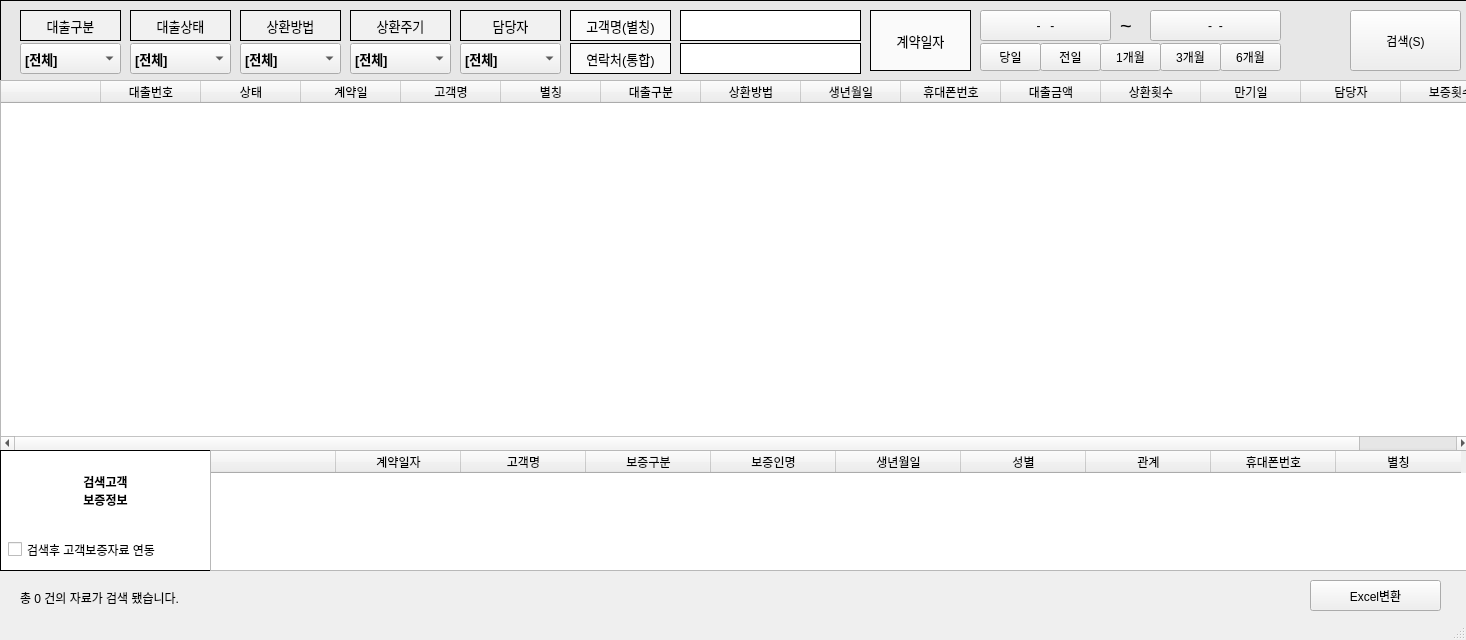
<?xml version="1.0" encoding="UTF-8"?>
<ui version="4.0">
 <class>mainWindow</class>
 <widget class="QMainWindow" name="mainWindow">
  <property name="geometry">
   <rect>
    <x>0</x>
    <y>0</y>
    <width>1466</width>
    <height>640</height>
   </rect>
  </property>
  <property name="windowTitle">
   <string>고객대출관리</string>
  </property>
  <widget class="QWidget" name="centralwidget">
   <widget class="QLabel" name="label">
    <property name="geometry">
     <rect>
      <x>20</x>
      <y>10</y>
      <width>101</width>
      <height>31</height>
     </rect>
    </property>
    <property name="font">
     <font>
      <pointsize>10</pointsize>
     </font>
    </property>
    <property name="styleSheet">
     <string notr="true">background-color:rgb(241, 241, 241)</string>
    </property>
    <property name="frameShape">
     <enum>QFrame::Box</enum>
    </property>
    <property name="text">
     <string>대출구분</string>
    </property>
    <property name="alignment">
     <set>Qt::AlignCenter</set>
    </property>
   </widget>
   <widget class="QLabel" name="label_3">
    <property name="geometry">
     <rect>
      <x>0</x>
      <y>0</y>
      <width>1621</width>
      <height>101</height>
     </rect>
    </property>
    <property name="styleSheet">
     <string notr="true">background-color:rgb(231, 231, 231)</string>
    </property>
    <property name="frameShape">
     <enum>QFrame::Box</enum>
    </property>
    <property name="text">
     <string/>
    </property>
   </widget>
   <widget class="QComboBox" name="comboBox">
    <property name="geometry">
     <rect>
      <x>20</x>
      <y>43</y>
      <width>101</width>
      <height>31</height>
     </rect>
    </property>
    <property name="font">
     <font>
      <pointsize>10</pointsize>
      <weight>75</weight>
      <bold>true</bold>
     </font>
    </property>
    <item>
     <property name="text">
      <string>[전체]</string>
     </property>
    </item>
    <item>
     <property name="text">
      <string>신용</string>
     </property>
    </item>
    <item>
     <property name="text">
      <string>담보(부동산)</string>
     </property>
    </item>
    <item>
     <property name="text">
      <string>담보(보증금)</string>
     </property>
    </item>
   </widget>
   <widget class="QLabel" name="label_5">
    <property name="geometry">
     <rect>
      <x>570</x>
      <y>10</y>
      <width>101</width>
      <height>31</height>
     </rect>
    </property>
    <property name="font">
     <font>
      <pointsize>10</pointsize>
     </font>
    </property>
    <property name="styleSheet">
     <string notr="true">background-color:rgb(250, 250, 250)</string>
    </property>
    <property name="frameShape">
     <enum>QFrame::Box</enum>
    </property>
    <property name="text">
     <string>고객명(별칭)</string>
    </property>
    <property name="alignment">
     <set>Qt::AlignCenter</set>
    </property>
   </widget>
   <widget class="QLabel" name="label_6">
    <property name="geometry">
     <rect>
      <x>680</x>
      <y>10</y>
      <width>181</width>
      <height>31</height>
     </rect>
    </property>
    <property name="styleSheet">
     <string notr="true">background-color:rgb(255, 255, 255)
</string>
    </property>
    <property name="frameShape">
     <enum>QFrame::Box</enum>
    </property>
    <property name="text">
     <string/>
    </property>
   </widget>
   <widget class="QLabel" name="label_12">
    <property name="geometry">
     <rect>
      <x>0</x>
      <y>80</y>
      <width>1621</width>
      <height>441</height>
     </rect>
    </property>
    <property name="styleSheet">
     <string notr="true">background-color:rgb(231, 231, 231)</string>
    </property>
    <property name="frameShape">
     <enum>QFrame::Box</enum>
    </property>
    <property name="text">
     <string/>
    </property>
   </widget>
   <widget class="QLabel" name="label_21">
    <property name="geometry">
     <rect>
      <x>0</x>
      <y>450</y>
      <width>1621</width>
      <height>121</height>
     </rect>
    </property>
    <property name="styleSheet">
     <string notr="true">background-color:#ffffff</string>
    </property>
    <property name="frameShape">
     <enum>QFrame::Box</enum>
    </property>
    <property name="text">
     <string/>
    </property>
   </widget>
   <widget class="QTableWidget" name="tableWidget">
    <property name="geometry">
     <rect>
      <x>0</x>
      <y>80</y>
      <width>1471</width>
      <height>371</height>
     </rect>
    </property>
    <property name="minimumSize">
     <size>
      <width>1251</width>
      <height>0</height>
     </size>
    </property>
    <attribute name="horizontalHeaderVisible">
     <bool>true</bool>
    </attribute>
    <attribute name="horizontalHeaderCascadingSectionResizes">
     <bool>false</bool>
    </attribute>
    <attribute name="horizontalHeaderDefaultSectionSize">
     <number>100</number>
    </attribute>
    <attribute name="horizontalHeaderHighlightSections">
     <bool>false</bool>
    </attribute>
    <column>
     <property name="text">
      <string/>
     </property>
    </column>
    <column>
     <property name="text">
      <string>대출번호</string>
     </property>
    </column>
    <column>
     <property name="text">
      <string>상태</string>
     </property>
    </column>
    <column>
     <property name="text">
      <string>계약일</string>
     </property>
    </column>
    <column>
     <property name="text">
      <string>고객명</string>
     </property>
    </column>
    <column>
     <property name="text">
      <string>별칭</string>
     </property>
    </column>
    <column>
     <property name="text">
      <string>대출구분</string>
     </property>
    </column>
    <column>
     <property name="text">
      <string>상환방법</string>
     </property>
    </column>
    <column>
     <property name="text">
      <string>생년월일</string>
     </property>
    </column>
    <column>
     <property name="text">
      <string>휴대폰번호</string>
     </property>
    </column>
    <column>
     <property name="text">
      <string>대출금액</string>
     </property>
    </column>
    <column>
     <property name="text">
      <string>상환횟수</string>
     </property>
    </column>
    <column>
     <property name="text">
      <string>만기일</string>
     </property>
    </column>
    <column>
     <property name="text">
      <string>담당자</string>
     </property>
    </column>
    <column>
     <property name="text">
      <string>보증횟수</string>
     </property>
    </column>
   </widget>
   <widget class="QPushButton" name="pushButton_2">
    <property name="geometry">
     <rect>
      <x>1350</x>
      <y>10</y>
      <width>111</width>
      <height>61</height>
     </rect>
    </property>
    <property name="text">
     <string>검색(S)</string>
    </property>
   </widget>
   <widget class="QTableWidget" name="tableWidget_2">
    <property name="geometry">
     <rect>
      <x>210</x>
      <y>450</y>
      <width>1261</width>
      <height>121</height>
     </rect>
    </property>
    <property name="minimumSize">
     <size>
      <width>1251</width>
      <height>0</height>
     </size>
    </property>
    <attribute name="horizontalHeaderVisible">
     <bool>true</bool>
    </attribute>
    <attribute name="horizontalHeaderCascadingSectionResizes">
     <bool>false</bool>
    </attribute>
    <attribute name="horizontalHeaderDefaultSectionSize">
     <number>125</number>
    </attribute>
    <column>
     <property name="text">
      <string/>
     </property>
    </column>
    <column>
     <property name="text">
      <string>계약일자</string>
     </property>
    </column>
    <column>
     <property name="text">
      <string>고객명</string>
     </property>
    </column>
    <column>
     <property name="text">
      <string>보증구분</string>
     </property>
    </column>
    <column>
     <property name="text">
      <string>보증인명</string>
     </property>
    </column>
    <column>
     <property name="text">
      <string>생년월일</string>
     </property>
    </column>
    <column>
     <property name="text">
      <string>성별</string>
     </property>
    </column>
    <column>
     <property name="text">
      <string>관계</string>
     </property>
    </column>
    <column>
     <property name="text">
      <string>휴대폰번호</string>
     </property>
    </column>
    <column>
     <property name="text">
      <string>별칭</string>
     </property>
    </column>
   </widget>
   <widget class="QLabel" name="label_4">
    <property name="geometry">
     <rect>
      <x>0</x>
      <y>470</y>
      <width>211</width>
      <height>41</height>
     </rect>
    </property>
    <property name="font">
     <font>
      <weight>75</weight>
      <bold>true</bold>
     </font>
    </property>
    <property name="text">
     <string>검색고객
보증정보</string>
    </property>
    <property name="alignment">
     <set>Qt::AlignCenter</set>
    </property>
   </widget>
   <widget class="QCheckBox" name="checkBox">
    <property name="geometry">
     <rect>
      <x>8</x>
      <y>540</y>
      <width>201</width>
      <height>19</height>
     </rect>
    </property>
    <property name="text">
     <string>검색후 고객보증자료 연동</string>
    </property>
   </widget>
   <widget class="QLabel" name="label_11">
    <property name="geometry">
     <rect>
      <x>130</x>
      <y>10</y>
      <width>101</width>
      <height>31</height>
     </rect>
    </property>
    <property name="font">
     <font>
      <pointsize>10</pointsize>
     </font>
    </property>
    <property name="styleSheet">
     <string notr="true">background-color:rgb(241, 241, 241)</string>
    </property>
    <property name="frameShape">
     <enum>QFrame::Box</enum>
    </property>
    <property name="text">
     <string>대출상태</string>
    </property>
    <property name="alignment">
     <set>Qt::AlignCenter</set>
    </property>
   </widget>
   <widget class="QLabel" name="label_13">
    <property name="geometry">
     <rect>
      <x>240</x>
      <y>10</y>
      <width>101</width>
      <height>31</height>
     </rect>
    </property>
    <property name="font">
     <font>
      <pointsize>10</pointsize>
     </font>
    </property>
    <property name="styleSheet">
     <string notr="true">background-color:rgb(241, 241, 241)</string>
    </property>
    <property name="frameShape">
     <enum>QFrame::Box</enum>
    </property>
    <property name="text">
     <string>상환방법</string>
    </property>
    <property name="alignment">
     <set>Qt::AlignCenter</set>
    </property>
   </widget>
   <widget class="QLabel" name="label_14">
    <property name="geometry">
     <rect>
      <x>350</x>
      <y>10</y>
      <width>101</width>
      <height>31</height>
     </rect>
    </property>
    <property name="font">
     <font>
      <pointsize>10</pointsize>
     </font>
    </property>
    <property name="styleSheet">
     <string notr="true">background-color:rgb(241, 241, 241)</string>
    </property>
    <property name="frameShape">
     <enum>QFrame::Box</enum>
    </property>
    <property name="text">
     <string>상환주기</string>
    </property>
    <property name="alignment">
     <set>Qt::AlignCenter</set>
    </property>
   </widget>
   <widget class="QLabel" name="label_15">
    <property name="geometry">
     <rect>
      <x>460</x>
      <y>10</y>
      <width>101</width>
      <height>31</height>
     </rect>
    </property>
    <property name="font">
     <font>
      <pointsize>10</pointsize>
     </font>
    </property>
    <property name="styleSheet">
     <string notr="true">background-color:rgb(241, 241, 241)</string>
    </property>
    <property name="frameShape">
     <enum>QFrame::Box</enum>
    </property>
    <property name="text">
     <string>담당자</string>
    </property>
    <property name="alignment">
     <set>Qt::AlignCenter</set>
    </property>
   </widget>
   <widget class="QComboBox" name="comboBox_2">
    <property name="geometry">
     <rect>
      <x>130</x>
      <y>43</y>
      <width>101</width>
      <height>31</height>
     </rect>
    </property>
    <property name="font">
     <font>
      <pointsize>10</pointsize>
      <weight>75</weight>
      <bold>true</bold>
     </font>
    </property>
    <item>
     <property name="text">
      <string>[전체]</string>
     </property>
    </item>
    <item>
     <property name="text">
      <string>진행</string>
     </property>
    </item>
    <item>
     <property name="text">
      <string>취소</string>
     </property>
    </item>
    <item>
     <property name="text">
      <string>중지</string>
     </property>
    </item>
    <item>
     <property name="text">
      <string>완료</string>
     </property>
    </item>
   </widget>
   <widget class="QComboBox" name="comboBox_3">
    <property name="geometry">
     <rect>
      <x>240</x>
      <y>43</y>
      <width>101</width>
      <height>31</height>
     </rect>
    </property>
    <property name="font">
     <font>
      <pointsize>10</pointsize>
      <weight>75</weight>
      <bold>true</bold>
     </font>
    </property>
    <item>
     <property name="text">
      <string>[전체]</string>
     </property>
    </item>
    <item>
     <property name="text">
      <string>월변</string>
     </property>
    </item>
    <item>
     <property name="text">
      <string>일변</string>
     </property>
    </item>
   </widget>
   <widget class="QComboBox" name="comboBox_4">
    <property name="geometry">
     <rect>
      <x>350</x>
      <y>43</y>
      <width>101</width>
      <height>31</height>
     </rect>
    </property>
    <property name="font">
     <font>
      <pointsize>10</pointsize>
      <weight>75</weight>
      <bold>true</bold>
     </font>
    </property>
    <item>
     <property name="text">
      <string>[전체]</string>
     </property>
    </item>
    <item>
     <property name="text">
      <string>매일상환</string>
     </property>
    </item>
    <item>
     <property name="text">
      <string>매주상환</string>
     </property>
    </item>
    <item>
     <property name="text">
      <string>사용자설정</string>
     </property>
    </item>
   </widget>
   <widget class="QComboBox" name="comboBox_5">
    <property name="geometry">
     <rect>
      <x>460</x>
      <y>43</y>
      <width>101</width>
      <height>31</height>
     </rect>
    </property>
    <property name="font">
     <font>
      <pointsize>10</pointsize>
      <weight>75</weight>
      <bold>true</bold>
     </font>
    </property>
    <item>
     <property name="text">
      <string>[전체]</string>
     </property>
    </item>
    <item>
     <property name="text">
      <string>관리자</string>
     </property>
    </item>
   </widget>
   <widget class="QLabel" name="label_7">
    <property name="geometry">
     <rect>
      <x>570</x>
      <y>43</y>
      <width>101</width>
      <height>31</height>
     </rect>
    </property>
    <property name="font">
     <font>
      <pointsize>10</pointsize>
     </font>
    </property>
    <property name="styleSheet">
     <string notr="true">background-color:rgb(250, 250, 250)</string>
    </property>
    <property name="frameShape">
     <enum>QFrame::Box</enum>
    </property>
    <property name="text">
     <string>연락처(통합)</string>
    </property>
    <property name="alignment">
     <set>Qt::AlignCenter</set>
    </property>
   </widget>
   <widget class="QLabel" name="label_8">
    <property name="geometry">
     <rect>
      <x>680</x>
      <y>43</y>
      <width>181</width>
      <height>31</height>
     </rect>
    </property>
    <property name="styleSheet">
     <string notr="true">background-color:rgb(255, 255, 255)
</string>
    </property>
    <property name="frameShape">
     <enum>QFrame::Box</enum>
    </property>
    <property name="text">
     <string/>
    </property>
   </widget>
   <widget class="QLabel" name="label_9">
    <property name="geometry">
     <rect>
      <x>870</x>
      <y>10</y>
      <width>101</width>
      <height>61</height>
     </rect>
    </property>
    <property name="font">
     <font>
      <pointsize>10</pointsize>
     </font>
    </property>
    <property name="styleSheet">
     <string notr="true">background-color:rgb(250, 250, 250)</string>
    </property>
    <property name="frameShape">
     <enum>QFrame::Box</enum>
    </property>
    <property name="text">
     <string>계약일자</string>
    </property>
    <property name="alignment">
     <set>Qt::AlignCenter</set>
    </property>
   </widget>
   <widget class="QPushButton" name="pushButton">
    <property name="geometry">
     <rect>
      <x>980</x>
      <y>43</y>
      <width>61</width>
      <height>28</height>
     </rect>
    </property>
    <property name="text">
     <string>당일</string>
    </property>
   </widget>
   <widget class="QPushButton" name="pushButton_3">
    <property name="geometry">
     <rect>
      <x>1040</x>
      <y>43</y>
      <width>61</width>
      <height>28</height>
     </rect>
    </property>
    <property name="text">
     <string>전일</string>
    </property>
   </widget>
   <widget class="QPushButton" name="pushButton_4">
    <property name="geometry">
     <rect>
      <x>1100</x>
      <y>43</y>
      <width>61</width>
      <height>28</height>
     </rect>
    </property>
    <property name="text">
     <string>1개월</string>
    </property>
   </widget>
   <widget class="QPushButton" name="pushButton_5">
    <property name="geometry">
     <rect>
      <x>1160</x>
      <y>43</y>
      <width>61</width>
      <height>28</height>
     </rect>
    </property>
    <property name="text">
     <string>3개월</string>
    </property>
   </widget>
   <widget class="QPushButton" name="pushButton_6">
    <property name="geometry">
     <rect>
      <x>1220</x>
      <y>43</y>
      <width>61</width>
      <height>28</height>
     </rect>
    </property>
    <property name="text">
     <string>6개월</string>
    </property>
   </widget>
   <widget class="QPushButton" name="pushButton_7">
    <property name="geometry">
     <rect>
      <x>980</x>
      <y>10</y>
      <width>131</width>
      <height>31</height>
     </rect>
    </property>
    <property name="text">
     <string>-   -</string>
    </property>
   </widget>
   <widget class="QPushButton" name="pushButton_8">
    <property name="geometry">
     <rect>
      <x>1150</x>
      <y>10</y>
      <width>131</width>
      <height>31</height>
     </rect>
    </property>
    <property name="text">
     <string>-  -</string>
    </property>
   </widget>
   <widget class="QLabel" name="label_2">
    <property name="geometry">
     <rect>
      <x>1120</x>
      <y>16</y>
      <width>21</width>
      <height>20</height>
     </rect>
    </property>
    <property name="font">
     <font>
      <pointsize>15</pointsize>
     </font>
    </property>
    <property name="text">
     <string>~</string>
    </property>
   </widget>
   <widget class="QPushButton" name="pushButton_9">
    <property name="geometry">
     <rect>
      <x>1310</x>
      <y>580</y>
      <width>131</width>
      <height>31</height>
     </rect>
    </property>
    <property name="text">
     <string>Excel변환</string>
    </property>
   </widget>
   <widget class="QLabel" name="label_10">
    <property name="geometry">
     <rect>
      <x>20</x>
      <y>590</y>
      <width>221</width>
      <height>16</height>
     </rect>
    </property>
    <property name="text">
     <string>총 0 건의 자료가 검색 됐습니다.</string>
    </property>
   </widget>
   <zorder>label_3</zorder>
   <zorder>label</zorder>
   <zorder>comboBox</zorder>
   <zorder>label_5</zorder>
   <zorder>label_6</zorder>
   <zorder>label_12</zorder>
   <zorder>tableWidget</zorder>
   <zorder>pushButton_2</zorder>
   <zorder>label_21</zorder>
   <zorder>tableWidget_2</zorder>
   <zorder>label_4</zorder>
   <zorder>checkBox</zorder>
   <zorder>label_11</zorder>
   <zorder>label_13</zorder>
   <zorder>label_14</zorder>
   <zorder>label_15</zorder>
   <zorder>comboBox_2</zorder>
   <zorder>comboBox_3</zorder>
   <zorder>comboBox_4</zorder>
   <zorder>comboBox_5</zorder>
   <zorder>label_7</zorder>
   <zorder>label_8</zorder>
   <zorder>label_9</zorder>
   <zorder>pushButton</zorder>
   <zorder>pushButton_3</zorder>
   <zorder>pushButton_4</zorder>
   <zorder>pushButton_5</zorder>
   <zorder>pushButton_6</zorder>
   <zorder>pushButton_7</zorder>
   <zorder>pushButton_8</zorder>
   <zorder>label_2</zorder>
   <zorder>pushButton_9</zorder>
   <zorder>label_10</zorder>
  </widget>
  <widget class="QStatusBar" name="statusbar"/>
 </widget>
 <resources/>
 <connections/>
</ui>
